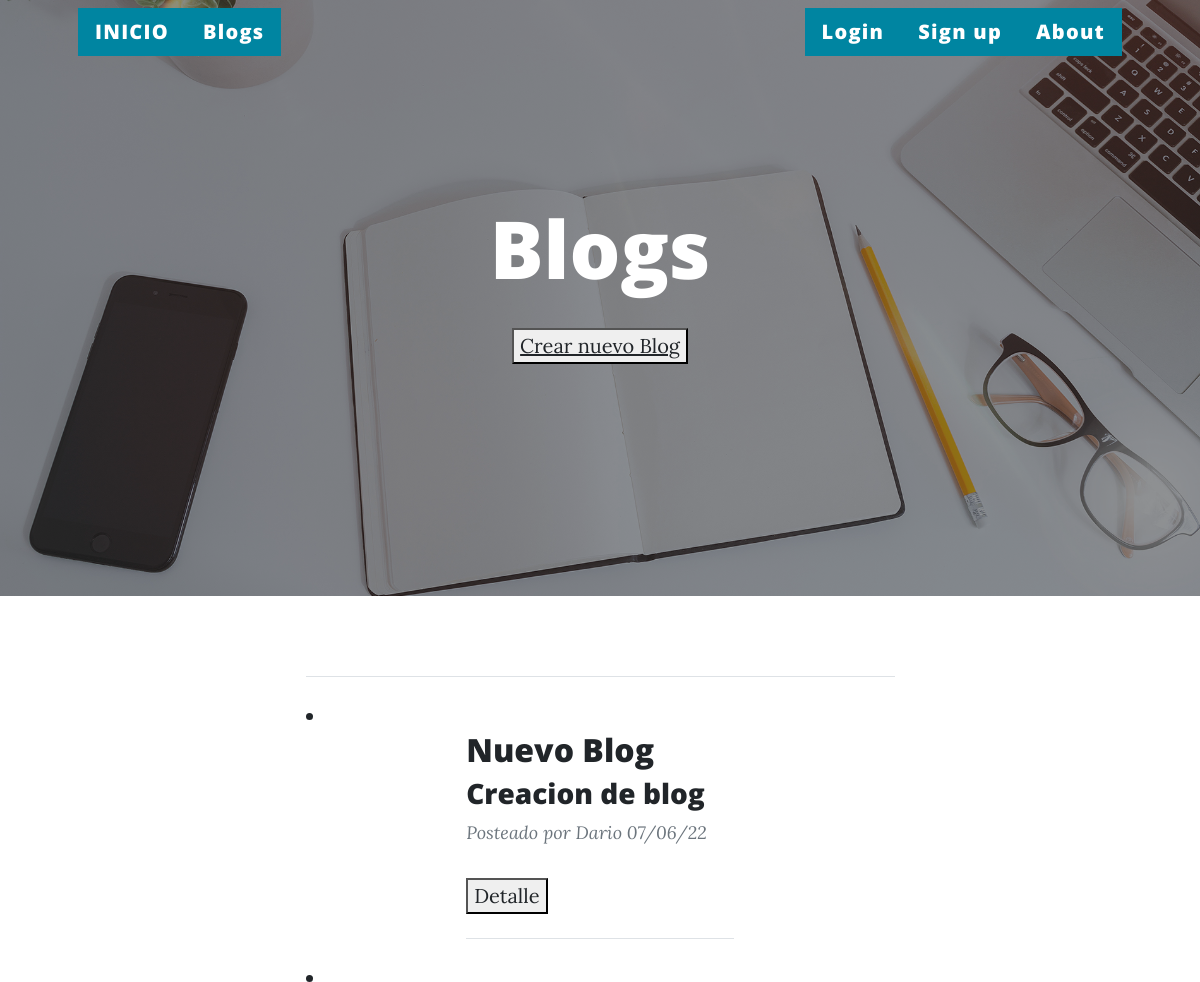
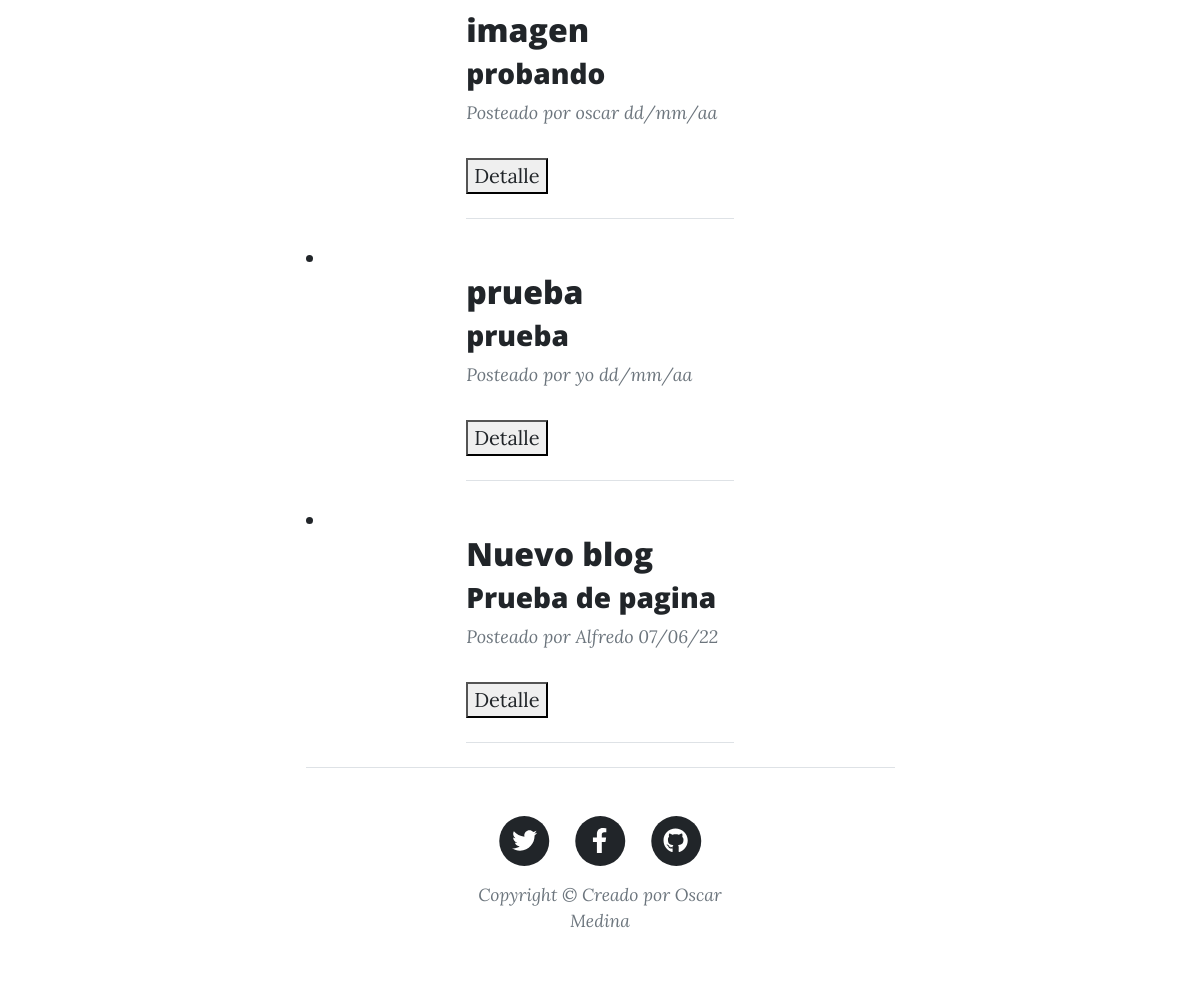
Page /app1/pages on the committed database (2 pictures, top to bottom).
### app1/models.py (models this page shows, shortened)
class Blog(models.Model):
    creador=models.CharField(max_length=50,null=True)
    titulo=models.CharField(max_length=50)
    subtitulo=models.CharField(max_length=50)
    fecha_creacion=models.TextField(default="dd/mm/aa")
    cuerpo=RichTextField(blank=True, null=True)
    imagen= models.ImageField(upload_to='avatar', blank=True, null=True)

### app1/views.py (the view)
# urls.py: path('pages', BlogList.as_view() , name='blog_listar'),
class BlogList(ListView):
    model= Blog
    template_name= 'app1/blog_listar.html'

### app1/template/app1/blog_listar.html (shortened to what this page needs)
{% extends "app1/master.html" %}
{% load static %}
{% block titulo %}
<h1> Blogs </h1>
<p>
    <button>
        <a href= "{% url 'blog_crear' %}" > Crear nuevo Blog</a>
    </button>
</p>
{% endblock %}
{% block contenidoquecambia %}
{% for blog in object_list %}
<li>
        <div class="container px-4 px-lg-5">
            <div class="row gx-4 gx-lg-5 justify-content-center">
                <div class="col-md-10 col-lg-8 col-xl-7">
                    <div class="post-preview">
                            <h2 class="post-title"> {{ blog.titulo}} </h2>
                            <h3 class="post-subtitle"> {{ blog.subtitulo}} </h3>
                        <p class="post-meta">
                            Posteado por {{ blog.creador }}
                            {% block fecha_creacion %}
                             {{ blog.fecha_creacion }}
                            {% endblock %}
                        </p>
                        <button>
                            <a href= "{% url 'blog_detalle' blog.id %}" > Detalle</a>
                        </button>
                    </div>
                    <hr class="my-4" />
</li>
{% endfor %}
{% endblock %}

### app1/template/app1/master.html (shortened to what this page needs)
<!DOCTYPE html>
<html lang="en">
    <head>
        {% load static %}
        <link href= "{% static 'app1/css/styles.css' %}" rel="stylesheet" />
    </head>
    <body>
        <nav class="navbar navbar-expand-lg navbar-light" id="mainNav">
            <div class="container px-4 px-lg-5">
                <a class="btn btn-primary btn-lg" href= "{% url 'inicio' %}">INICIO</a>
                <a class="btn btn-primary btn-lg" href="{% url 'blog_listar' %}">Blogs</a>
                <div class="collapse navbar-collapse" id="navbarResponsive">
                    <ul class="navbar-nav ms-auto py-4 py-lg-0">
                        {% if not request.user.is_authenticated %}
                        <a class="btn btn-primary btn-lg" href="{% url 'login' %}">Login</a>
                        {% endif %}
                        <a class="btn btn-primary btn-lg" href="{% url 'register' %}">Sign up</a>
                        <a class="btn btn-primary btn-lg" href="{% url 'about' %}">About</a>
                    </ul>
                </div>
            </div>
        </nav>
        <header class="masthead" style="background-image: url('assets/img/home-bg.jpg')">
            <div class="container position-relative px-4 px-lg-5">
                <div class="row gx-4 gx-lg-5 justify-content-center">
                    <div class="col-md-10 col-lg-8 col-xl-7">
                        <div class="site-heading">
                            {% block titulo %}
                            {% endblock %}
                        </div>
                    </div>
                </div>
            </div>
        </header>
        <div class="container px-4 px-lg-5">
            <div class="row gx-4 gx-lg-5 justify-content-center">
                <div class="col-md-10 col-lg-8 col-xl-7">
                    <hr class="my-4" />
        {% block contenidoquecambia %}
        {% endblock %}
        <footer class="border-top">
            <div class="container px-4 px-lg-5">
                <div class="row gx-4 gx-lg-5 justify-content-center">
                    <div class="col-md-10 col-lg-8 col-xl-7">
                        <ul class="list-inline text-center">
                            <li class="list-inline-item">
                                <a href="#!">
                                    <span class="fa-stack fa-lg">
                                        <i class="fas fa-circle fa-stack-2x"></i>
                                        <i class="fab fa-twitter fa-stack-1x fa-inverse"></i>
                                    </span>
                                </a>
                            </li>
                            <li class="list-inline-item">
                                <a href="#!">
                                    <span class="fa-stack fa-lg">
                                        <i class="fas fa-circle fa-stack-2x"></i>
                                        <i class="fab fa-facebook-f fa-stack-1x fa-inverse"></i>
                                    </span>
                                </a>
                            </li>
                            <li class="list-inline-item">
                                <a href="#!">
                                    <span class="fa-stack fa-lg">
                                        <i class="fas fa-circle fa-stack-2x"></i>
                                        <i class="fab fa-github fa-stack-1x fa-inverse"></i>
                                    </span>
                                </a>
                            </li>
                        </ul>
                        <div class="small text-center text-muted fst-italic">Copyright &copy; Creado por Oscar Medina</div>
                    </div>
                </div>
            </div>
        </footer>
    </body>
</html>

### rows in the picture
Blog: titulo "Nuevo Blog", subtitulo "Creacion de blog", creador "Dario", fecha_creacion "07/06/22"
Blog: titulo "imagen", subtitulo "probando", creador "oscar", fecha_creacion "dd/mm/aa"
Blog: titulo "prueba", subtitulo "prueba", creador "yo", fecha_creacion "dd/mm/aa"
Blog: titulo "Nuevo blog", subtitulo "Prueba de pagina", creador "Alfredo", fecha_creacion "07/06/22"
